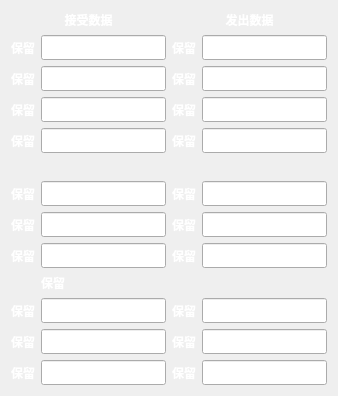
        <widget class="QFrame" name="gridFrame">
         <layout class="QGridLayout" name="gridLayout">
          <item row="7" column="3">
           <widget class="QLineEdit" name="lineEdit_56">
            <property name="sizePolicy">
             <sizepolicy hsizetype="Fixed" vsizetype="Fixed">
              <horstretch>0</horstretch>
              <verstretch>0</verstretch>
             </sizepolicy>
            </property>
            <property name="font">
             <font>
              <family>Adobe 黑体 Std R</family>
              <weight>75</weight>
              <bold>true</bold>
             </font>
            </property>
            <property name="styleSheet">
             <string notr="true">color: rgb(255, 255, 255);</string>
            </property>
           </widget>
          </item>
          <item row="2" column="0">
           <widget class="QLabel" name="label_58">
            <property name="sizePolicy">
             <sizepolicy hsizetype="Fixed" vsizetype="Preferred">
              <horstretch>0</horstretch>
              <verstretch>0</verstretch>
             </sizepolicy>
            </property>
            <property name="font">
             <font>
              <family>Adobe 黑体 Std R</family>
              <weight>75</weight>
              <bold>true</bold>
             </font>
            </property>
            <property name="styleSheet">
             <string notr="true">color: rgb(255, 255, 255);</string>
            </property>
            <property name="text">
             <string>保留</string>
            </property>
           </widget>
          </item>
          <item row="0" column="2" colspan="2">
           <widget class="QLabel" name="label_55">
            <property name="sizePolicy">
             <sizepolicy hsizetype="Preferred" vsizetype="Fixed">
              <horstretch>0</horstretch>
              <verstretch>0</verstretch>
             </sizepolicy>
            </property>
            <property name="font">
             <font>
              <family>Adobe 黑体 Std R</family>
              <weight>75</weight>
              <bold>true</bold>
             </font>
            </property>
            <property name="styleSheet">
             <string notr="true">color: rgb(255, 255, 255);</string>
            </property>
            <property name="text">
             <string>发出数据</string>
            </property>
            <property name="alignment">
             <set>Qt::AlignCenter</set>
            </property>
           </widget>
          </item>
          <item row="10" column="3">
           <widget class="QLineEdit" name="lineEdit_58">
            <property name="sizePolicy">
             <sizepolicy hsizetype="Fixed" vsizetype="Fixed">
              <horstretch>0</horstretch>
              <verstretch>0</verstretch>
             </sizepolicy>
            </property>
            <property name="font">
             <font>
              <family>Adobe 黑体 Std R</family>
              <weight>75</weight>
              <bold>true</bold>
             </font>
            </property>
            <property name="styleSheet">
             <string notr="true">color: rgb(255, 255, 255);</string>
            </property>
           </widget>
          </item>
          <item row="12" column="3">
           <widget class="QLineEdit" name="lineEdit_60">
            <property name="sizePolicy">
             <sizepolicy hsizetype="Fixed" vsizetype="Fixed">
              <horstretch>0</horstretch>
              <verstretch>0</verstretch>
             </sizepolicy>
            </property>
            <property name="font">
             <font>
              <family>Adobe 黑体 Std R</family>
              <weight>75</weight>
              <bold>true</bold>
             </font>
            </property>
            <property name="styleSheet">
             <string notr="true">color: rgb(255, 255, 255);</string>
            </property>
           </widget>
          </item>
          <item row="1" column="2">
           <widget class="QLabel" name="label_57">
            <property name="sizePolicy">
             <sizepolicy hsizetype="Fixed" vsizetype="Preferred">
              <horstretch>0</horstretch>
              <verstretch>0</verstretch>
             </sizepolicy>
            </property>
            <property name="font">
             <font>
              <family>Adobe 黑体 Std R</family>
              <weight>75</weight>
              <bold>true</bold>
             </font>
            </property>
            <property name="styleSheet">
             <string notr="true">color: rgb(255, 255, 255);</string>
            </property>
            <property name="text">
             <string>保留</string>
            </property>
           </widget>
          </item>
          <item row="11" column="3">
           <widget class="QLineEdit" name="lineEdit_59">
            <property name="sizePolicy">
             <sizepolicy hsizetype="Fixed" vsizetype="Fixed">
              <horstretch>0</horstretch>
              <verstretch>0</verstretch>
             </sizepolicy>
            </property>
            <property name="font">
             <font>
              <family>Adobe 黑体 Std R</family>
              <weight>75</weight>
              <bold>true</bold>
             </font>
            </property>
            <property name="styleSheet">
             <string notr="true">color: rgb(255, 255, 255);</string>
            </property>
           </widget>
          </item>
          <item row="1" column="0">
           <widget class="QLabel" name="label_56">
            <property name="sizePolicy">
             <sizepolicy hsizetype="Fixed" vsizetype="Preferred">
              <horstretch>0</horstretch>
              <verstretch>0</verstretch>
             </sizepolicy>
            </property>
            <property name="font">
             <font>
              <family>Adobe 黑体 Std R</family>
              <weight>75</weight>
              <bold>true</bold>
             </font>
            </property>
            <property name="styleSheet">
             <string notr="true">color: rgb(255, 255, 255);</string>
            </property>
            <property name="text">
             <string>保留</string>
            </property>
           </widget>
          </item>
          <item row="3" column="1">
           <widget class="QLineEdit" name="lineEdit_44">
            <property name="sizePolicy">
             <sizepolicy hsizetype="Fixed" vsizetype="Fixed">
              <horstretch>0</horstretch>
              <verstretch>0</verstretch>
             </sizepolicy>
            </property>
            <property name="font">
             <font>
              <family>Adobe 黑体 Std R</family>
              <weight>75</weight>
              <bold>true</bold>
             </font>
            </property>
            <property name="styleSheet">
             <string notr="true">color: rgb(255, 255, 255);</string>
            </property>
           </widget>
          </item>
          <item row="4" column="1">
           <widget class="QLineEdit" name="lineEdit_45">
            <property name="sizePolicy">
             <sizepolicy hsizetype="Fixed" vsizetype="Fixed">
              <horstretch>0</horstretch>
              <verstretch>0</verstretch>
             </sizepolicy>
            </property>
            <property name="font">
             <font>
              <family>Adobe 黑体 Std R</family>
              <weight>75</weight>
              <bold>true</bold>
             </font>
            </property>
            <property name="styleSheet">
             <string notr="true">color: rgb(255, 255, 255);</string>
            </property>
           </widget>
          </item>
          <item row="2" column="3">
           <widget class="QLineEdit" name="lineEdit_52">
            <property name="sizePolicy">
             <sizepolicy hsizetype="Fixed" vsizetype="Fixed">
              <horstretch>0</horstretch>
              <verstretch>0</verstretch>
             </sizepolicy>
            </property>
            <property name="font">
             <font>
              <family>Adobe 黑体 Std R</family>
              <weight>75</weight>
              <bold>true</bold>
             </font>
            </property>
            <property name="styleSheet">
             <string notr="true">color: rgb(255, 255, 255);</string>
            </property>
           </widget>
          </item>
          <item row="5" column="1">
           <widget class="QLabel" name="label_59">
            <property name="sizePolicy">
             <sizepolicy hsizetype="Fixed" vsizetype="Fixed">
              <horstretch>0</horstretch>
              <verstretch>0</verstretch>
             </sizepolicy>
            </property>
            <property name="font">
             <font>
              <family>Adobe 黑体 Std R</family>
              <weight>75</weight>
              <bold>true</bold>
             </font>
            </property>
            <property name="styleSheet">
             <string notr="true">color: rgb(255, 255, 255);</string>
            </property>
            <property name="text">
             <string/>
            </property>
           </widget>
          </item>
          <item row="11" column="1">
           <widget class="QLineEdit" name="lineEdit_50">
            <property name="sizePolicy">
             <sizepolicy hsizetype="Fixed" vsizetype="Fixed">
              <horstretch>0</horstretch>
              <verstretch>0</verstretch>
             </sizepolicy>
            </property>
            <property name="font">
             <font>
              <family>Adobe 黑体 Std R</family>
              <weight>75</weight>
              <bold>true</bold>
             </font>
            </property>
            <property name="styleSheet">
             <string notr="true">color: rgb(255, 255, 255);</string>
            </property>
           </widget>
          </item>
          <item row="4" column="3">
           <widget class="QLineEdit" name="lineEdit_54">
            <property name="sizePolicy">
             <sizepolicy hsizetype="Fixed" vsizetype="Fixed">
              <horstretch>0</horstretch>
              <verstretch>0</verstretch>
             </sizepolicy>
            </property>
            <property name="font">
             <font>
              <family>Adobe 黑体 Std R</family>
              <weight>75</weight>
              <bold>true</bold>
             </font>
            </property>
            <property name="styleSheet">
             <string notr="true">color: rgb(255, 255, 255);</string>
            </property>
           </widget>
          </item>
          <item row="6" column="3">
           <widget class="QLineEdit" name="lineEdit_55">
            <property name="sizePolicy">
             <sizepolicy hsizetype="Fixed" vsizetype="Fixed">
              <horstretch>0</horstretch>
              <verstretch>0</verstretch>
             </sizepolicy>
            </property>
            <property name="font">
             <font>
              <family>Adobe 黑体 Std R</family>
              <weight>75</weight>
              <bold>true</bold>
             </font>
            </property>
            <property name="styleSheet">
             <string notr="true">color: rgb(255, 255, 255);</string>
            </property>
           </widget>
          </item>
          <item row="12" column="1">
           <widget class="QLineEdit" name="lineEdit_51">
            <property name="sizePolicy">
             <sizepolicy hsizetype="Fixed" vsizetype="Fixed">
              <horstretch>0</horstretch>
              <verstretch>0</verstretch>
             </sizepolicy>
            </property>
            <property name="font">
             <font>
              <family>Adobe 黑体 Std R</family>
              <weight>75</weight>
              <bold>true</bold>
             </font>
            </property>
            <property name="styleSheet">
             <string notr="true">color: rgb(255, 255, 255);</string>
            </property>
           </widget>
          </item>
          <item row="10" column="1">
           <widget class="QLineEdit" name="lineEdit_49">
            <property name="sizePolicy">
             <sizepolicy hsizetype="Fixed" vsizetype="Fixed">
              <horstretch>0</horstretch>
              <verstretch>0</verstretch>
             </sizepolicy>
            </property>
            <property name="font">
             <font>
              <family>Adobe 黑体 Std R</family>
              <weight>75</weight>
              <bold>true</bold>
             </font>
            </property>
            <property name="styleSheet">
             <string notr="true">color: rgb(255, 255, 255);</string>
            </property>
           </widget>
          </item>
          <item row="7" column="1">
           <widget class="QLineEdit" name="lineEdit_47">
            <property name="sizePolicy">
             <sizepolicy hsizetype="Fixed" vsizetype="Fixed">
              <horstretch>0</horstretch>
              <verstretch>0</verstretch>
             </sizepolicy>
            </property>
            <property name="font">
             <font>
              <family>Adobe 黑体 Std R</family>
              <weight>75</weight>
              <bold>true</bold>
             </font>
            </property>
            <property name="styleSheet">
             <string notr="true">color: rgb(255, 255, 255);</string>
            </property>
           </widget>
          </item>
          <item row="3" column="3">
           <widget class="QLineEdit" name="lineEdit_53">
            <property name="sizePolicy">
             <sizepolicy hsizetype="Fixed" vsizetype="Fixed">
              <horstretch>0</horstretch>
              <verstretch>0</verstretch>
             </sizepolicy>
            </property>
            <property name="font">
             <font>
              <family>Adobe 黑体 Std R</family>
              <weight>75</weight>
              <bold>true</bold>
             </font>
            </property>
            <property name="styleSheet">
             <string notr="true">color: rgb(255, 255, 255);</string>
            </property>
           </widget>
          </item>
          <item row="2" column="1">
           <widget class="QLineEdit" name="lineEdit_43">
            <property name="sizePolicy">
             <sizepolicy hsizetype="Fixed" vsizetype="Fixed">
              <horstretch>0</horstretch>
              <verstretch>0</verstretch>
             </sizepolicy>
            </property>
            <property name="font">
             <font>
              <family>Adobe 黑体 Std R</family>
              <weight>75</weight>
              <bold>true</bold>
             </font>
            </property>
            <property name="styleSheet">
             <string notr="true">color: rgb(255, 255, 255);</string>
            </property>
           </widget>
          </item>
          <item row="1" column="1">
           <widget class="QLineEdit" name="lineEdit_41">
            <property name="sizePolicy">
             <sizepolicy hsizetype="Fixed" vsizetype="Fixed">
              <horstretch>0</horstretch>
              <verstretch>0</verstretch>
             </sizepolicy>
            </property>
            <property name="font">
             <font>
              <family>Adobe 黑体 Std R</family>
              <weight>75</weight>
              <bold>true</bold>
             </font>
            </property>
            <property name="styleSheet">
             <string notr="true">color: rgb(255, 255, 255);</string>
            </property>
           </widget>
          </item>
          <item row="6" column="1">
           <widget class="QLineEdit" name="lineEdit_46">
            <property name="sizePolicy">
             <sizepolicy hsizetype="Fixed" vsizetype="Fixed">
              <horstretch>0</horstretch>
              <verstretch>0</verstretch>
             </sizepolicy>
            </property>
            <property name="font">
             <font>
              <family>Adobe 黑体 Std R</family>
              <weight>75</weight>
              <bold>true</bold>
             </font>
            </property>
            <property name="styleSheet">
             <string notr="true">color: rgb(255, 255, 255);</string>
            </property>
           </widget>
          </item>
          <item row="1" column="3">
           <widget class="QLineEdit" name="lineEdit_42">
            <property name="sizePolicy">
             <sizepolicy hsizetype="Fixed" vsizetype="Fixed">
              <horstretch>0</horstretch>
              <verstretch>0</verstretch>
             </sizepolicy>
            </property>
            <property name="font">
             <font>
              <family>Adobe 黑体 Std R</family>
              <weight>75</weight>
              <bold>true</bold>
             </font>
            </property>
            <property name="styleSheet">
             <string notr="true">color: rgb(255, 255, 255);</string>
            </property>
           </widget>
          </item>
          <item row="8" column="1">
           <widget class="QLineEdit" name="lineEdit_48">
            <property name="sizePolicy">
             <sizepolicy hsizetype="Fixed" vsizetype="Fixed">
              <horstretch>0</horstretch>
              <verstretch>0</verstretch>
             </sizepolicy>
            </property>
            <property name="font">
             <font>
              <family>Adobe 黑体 Std R</family>
              <weight>75</weight>
              <bold>true</bold>
             </font>
            </property>
            <property name="styleSheet">
             <string notr="true">color: rgb(255, 255, 255);</string>
            </property>
           </widget>
          </item>
          <item row="8" column="3">
           <widget class="QLineEdit" name="lineEdit_57">
            <property name="sizePolicy">
             <sizepolicy hsizetype="Fixed" vsizetype="Fixed">
              <horstretch>0</horstretch>
              <verstretch>0</verstretch>
             </sizepolicy>
            </property>
            <property name="font">
             <font>
              <family>Adobe 黑体 Std R</family>
              <weight>75</weight>
              <bold>true</bold>
             </font>
            </property>
            <property name="styleSheet">
             <string notr="true">color: rgb(255, 255, 255);</string>
            </property>
           </widget>
          </item>
          <item row="0" column="0" colspan="2">
           <widget class="QLabel" name="label_54">
            <property name="sizePolicy">
             <sizepolicy hsizetype="Preferred" vsizetype="Fixed">
              <horstretch>0</horstretch>
              <verstretch>0</verstretch>
             </sizepolicy>
            </property>
            <property name="font">
             <font>
              <family>Adobe 黑体 Std R</family>
              <weight>75</weight>
              <bold>true</bold>
             </font>
            </property>
            <property name="styleSheet">
             <string notr="true">color: rgb(255, 255, 255);</string>
            </property>
            <property name="text">
             <string>接受数据</string>
            </property>
            <property name="alignment">
             <set>Qt::AlignCenter</set>
            </property>
           </widget>
          </item>
          <item row="9" column="1">
           <widget class="QLabel" name="label_60">
            <property name="sizePolicy">
             <sizepolicy hsizetype="Fixed" vsizetype="Fixed">
              <horstretch>0</horstretch>
              <verstretch>0</verstretch>
             </sizepolicy>
            </property>
            <property name="font">
             <font>
              <family>Adobe 黑体 Std R</family>
              <weight>75</weight>
              <bold>true</bold>
             </font>
            </property>
            <property name="styleSheet">
             <string notr="true">color: rgb(255, 255, 255);</string>
            </property>
            <property name="text">
             <string>保留</string>
            </property>
           </widget>
          </item>
          <item row="3" column="0">
           <widget class="QLabel" name="label_61">
            <property name="sizePolicy">
             <sizepolicy hsizetype="Fixed" vsizetype="Preferred">
              <horstretch>0</horstretch>
              <verstretch>0</verstretch>
             </sizepolicy>
            </property>
            <property name="font">
             <font>
              <family>Adobe 黑体 Std R</family>
              <weight>75</weight>
              <bold>true</bold>
             </font>
            </property>
            <property name="styleSheet">
             <string notr="true">color: rgb(255, 255, 255);</string>
            </property>
            <property name="text">
             <string>保留</string>
            </property>
           </widget>
          </item>
          <item row="4" column="0">
           <widget class="QLabel" name="label_62">
            <property name="sizePolicy">
             <sizepolicy hsizetype="Fixed" vsizetype="Preferred">
              <horstretch>0</horstretch>
              <verstretch>0</verstretch>
             </sizepolicy>
            </property>
            <property name="font">
             <font>
              <family>Adobe 黑体 Std R</family>
              <weight>75</weight>
              <bold>true</bold>
             </font>
            </property>
            <property name="styleSheet">
             <string notr="true">color: rgb(255, 255, 255);</string>
            </property>
            <property name="text">
             <string>保留</string>
            </property>
           </widget>
          </item>
          <item row="6" column="0">
           <widget class="QLabel" name="label_63">
            <property name="sizePolicy">
             <sizepolicy hsizetype="Fixed" vsizetype="Preferred">
              <horstretch>0</horstretch>
              <verstretch>0</verstretch>
             </sizepolicy>
            </property>
            <property name="font">
             <font>
              <family>Adobe 黑体 Std R</family>
              <weight>75</weight>
              <bold>true</bold>
             </font>
            </property>
            <property name="styleSheet">
             <string notr="true">color: rgb(255, 255, 255);</string>
            </property>
            <property name="text">
             <string>保留</string>
            </property>
           </widget>
          </item>
          <item row="7" column="0">
           <widget class="QLabel" name="label_64">
            <property name="sizePolicy">
             <sizepolicy hsizetype="Fixed" vsizetype="Preferred">
              <horstretch>0</horstretch>
              <verstretch>0</verstretch>
             </sizepolicy>
            </property>
            <property name="font">
             <font>
              <family>Adobe 黑体 Std R</family>
              <weight>75</weight>
              <bold>true</bold>
             </font>
            </property>
            <property name="styleSheet">
             <string notr="true">color: rgb(255, 255, 255);</string>
            </property>
            <property name="text">
             <string>保留</string>
            </property>
           </widget>
          </item>
          <item row="8" column="0">
           <widget class="QLabel" name="label_65">
            <property name="sizePolicy">
             <sizepolicy hsizetype="Fixed" vsizetype="Preferred">
              <horstretch>0</horstretch>
              <verstretch>0</verstretch>
             </sizepolicy>
            </property>
            <property name="font">
             <font>
              <family>Adobe 黑体 Std R</family>
              <weight>75</weight>
              <bold>true</bold>
             </font>
            </property>
            <property name="styleSheet">
             <string notr="true">color: rgb(255, 255, 255);</string>
            </property>
            <property name="text">
             <string>保留</string>
            </property>
           </widget>
          </item>
          <item row="10" column="0">
           <widget class="QLabel" name="label_66">
            <property name="sizePolicy">
             <sizepolicy hsizetype="Fixed" vsizetype="Preferred">
              <horstretch>0</horstretch>
              <verstretch>0</verstretch>
             </sizepolicy>
            </property>
            <property name="font">
             <font>
              <family>Adobe 黑体 Std R</family>
              <weight>75</weight>
              <bold>true</bold>
             </font>
            </property>
            <property name="styleSheet">
             <string notr="true">color: rgb(255, 255, 255);</string>
            </property>
            <property name="text">
             <string>保留</string>
            </property>
           </widget>
          </item>
          <item row="11" column="0">
           <widget class="QLabel" name="label_67">
            <property name="sizePolicy">
             <sizepolicy hsizetype="Fixed" vsizetype="Preferred">
              <horstretch>0</horstretch>
              <verstretch>0</verstretch>
             </sizepolicy>
            </property>
            <property name="font">
             <font>
              <family>Adobe 黑体 Std R</family>
              <weight>75</weight>
              <bold>true</bold>
             </font>
            </property>
            <property name="styleSheet">
             <string notr="true">color: rgb(255, 255, 255);</string>
            </property>
            <property name="text">
             <string>保留</string>
            </property>
           </widget>
          </item>
          <item row="12" column="0">
           <widget class="QLabel" name="label_68">
            <property name="sizePolicy">
             <sizepolicy hsizetype="Fixed" vsizetype="Preferred">
              <horstretch>0</horstretch>
              <verstretch>0</verstretch>
             </sizepolicy>
            </property>
            <property name="font">
             <font>
              <family>Adobe 黑体 Std R</family>
              <weight>75</weight>
              <bold>true</bold>
             </font>
            </property>
            <property name="styleSheet">
             <string notr="true">color: rgb(255, 255, 255);</string>
            </property>
            <property name="text">
             <string>保留</string>
            </property>
           </widget>
          </item>
          <item row="12" column="2">
           <widget class="QLabel" name="label_69">
            <property name="sizePolicy">
             <sizepolicy hsizetype="Fixed" vsizetype="Preferred">
              <horstretch>0</horstretch>
              <verstretch>0</verstretch>
             </sizepolicy>
            </property>
            <property name="font">
             <font>
              <family>Adobe 黑体 Std R</family>
              <weight>75</weight>
              <bold>true</bold>
             </font>
            </property>
            <property name="styleSheet">
             <string notr="true">color: rgb(255, 255, 255);</string>
            </property>
            <property name="text">
             <string>保留</string>
            </property>
           </widget>
          </item>
          <item row="11" column="2">
           <widget class="QLabel" name="label_70">
            <property name="sizePolicy">
             <sizepolicy hsizetype="Fixed" vsizetype="Preferred">
              <horstretch>0</horstretch>
              <verstretch>0</verstretch>
             </sizepolicy>
            </property>
            <property name="font">
             <font>
              <family>Adobe 黑体 Std R</family>
              <weight>75</weight>
              <bold>true</bold>
             </font>
            </property>
            <property name="styleSheet">
             <string notr="true">color: rgb(255, 255, 255);</string>
            </property>
            <property name="text">
             <string>保留</string>
            </property>
           </widget>
          </item>
          <item row="10" column="2">
           <widget class="QLabel" name="label_71">
            <property name="sizePolicy">
             <sizepolicy hsizetype="Fixed" vsizetype="Preferred">
              <horstretch>0</horstretch>
              <verstretch>0</verstretch>
             </sizepolicy>
            </property>
            <property name="font">
             <font>
              <family>Adobe 黑体 Std R</family>
              <weight>75</weight>
              <bold>true</bold>
             </font>
            </property>
            <property name="styleSheet">
             <string notr="true">color: rgb(255, 255, 255);</string>
            </property>
            <property name="text">
             <string>保留</string>
            </property>
           </widget>
          </item>
          <item row="8" column="2">
           <widget class="QLabel" name="label_72">
            <property name="sizePolicy">
             <sizepolicy hsizetype="Fixed" vsizetype="Preferred">
              <horstretch>0</horstretch>
              <verstretch>0</verstretch>
             </sizepolicy>
            </property>
            <property name="font">
             <font>
              <family>Adobe 黑体 Std R</family>
              <weight>75</weight>
              <bold>true</bold>
             </font>
            </property>
            <property name="styleSheet">
             <string notr="true">color: rgb(255, 255, 255);</string>
            </property>
            <property name="text">
             <string>保留</string>
            </property>
           </widget>
          </item>
          <item row="7" column="2">
           <widget class="QLabel" name="label_73">
            <property name="sizePolicy">
             <sizepolicy hsizetype="Fixed" vsizetype="Preferred">
              <horstretch>0</horstretch>
              <verstretch>0</verstretch>
             </sizepolicy>
            </property>
            <property name="font">
             <font>
              <family>Adobe 黑体 Std R</family>
              <weight>75</weight>
              <bold>true</bold>
             </font>
            </property>
            <property name="styleSheet">
             <string notr="true">color: rgb(255, 255, 255);</string>
            </property>
            <property name="text">
             <string>保留</string>
            </property>
           </widget>
          </item>
          <item row="6" column="2">
           <widget class="QLabel" name="label_74">
            <property name="sizePolicy">
             <sizepolicy hsizetype="Fixed" vsizetype="Preferred">
              <horstretch>0</horstretch>
              <verstretch>0</verstretch>
             </sizepolicy>
            </property>
            <property name="font">
             <font>
              <family>Adobe 黑体 Std R</family>
              <weight>75</weight>
              <bold>true</bold>
             </font>
            </property>
            <property name="styleSheet">
             <string notr="true">color: rgb(255, 255, 255);</string>
            </property>
            <property name="text">
             <string>保留</string>
            </property>
           </widget>
          </item>
          <item row="4" column="2">
           <widget class="QLabel" name="label_75">
            <property name="sizePolicy">
             <sizepolicy hsizetype="Fixed" vsizetype="Preferred">
              <horstretch>0</horstretch>
              <verstretch>0</verstretch>
             </sizepolicy>
            </property>
            <property name="font">
             <font>
              <family>Adobe 黑体 Std R</family>
              <weight>75</weight>
              <bold>true</bold>
             </font>
            </property>
            <property name="styleSheet">
             <string notr="true">color: rgb(255, 255, 255);</string>
            </property>
            <property name="text">
             <string>保留</string>
            </property>
           </widget>
          </item>
          <item row="3" column="2">
           <widget class="QLabel" name="label_76">
            <property name="sizePolicy">
             <sizepolicy hsizetype="Fixed" vsizetype="Preferred">
              <horstretch>0</horstretch>
              <verstretch>0</verstretch>
             </sizepolicy>
            </property>
            <property name="font">
             <font>
              <family>Adobe 黑体 Std R</family>
              <weight>75</weight>
              <bold>true</bold>
             </font>
            </property>
            <property name="styleSheet">
             <string notr="true">color: rgb(255, 255, 255);</string>
            </property>
            <property name="text">
             <string>保留</string>
            </property>
           </widget>
          </item>
          <item row="2" column="2">
           <widget class="QLabel" name="label_77">
            <property name="sizePolicy">
             <sizepolicy hsizetype="Fixed" vsizetype="Preferred">
              <horstretch>0</horstretch>
              <verstretch>0</verstretch>
             </sizepolicy>
            </property>
            <property name="font">
             <font>
              <family>Adobe 黑体 Std R</family>
              <weight>75</weight>
              <bold>true</bold>
             </font>
            </property>
            <property name="styleSheet">
             <string notr="true">color: rgb(255, 255, 255);</string>
            </property>
            <property name="text">
             <string>保留</string>
            </property>
           </widget>
          </item>
         </layout>
        </widget>
